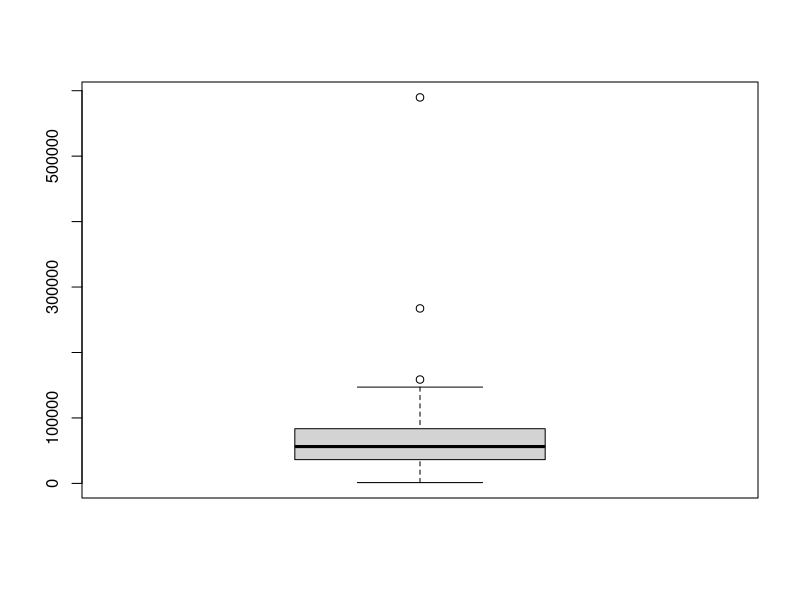
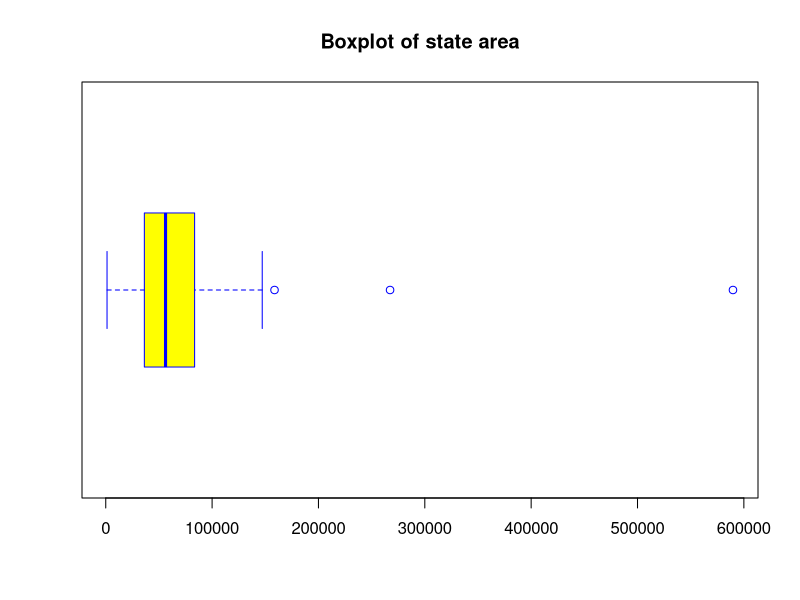
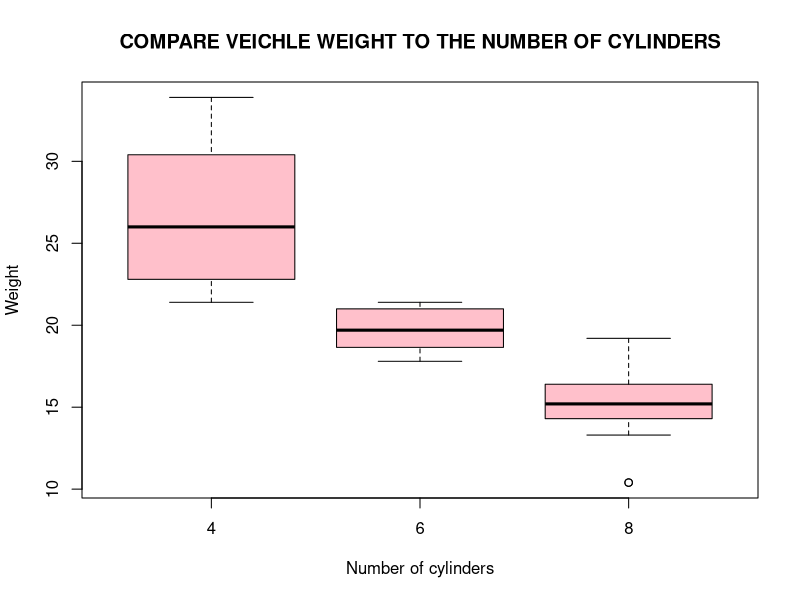
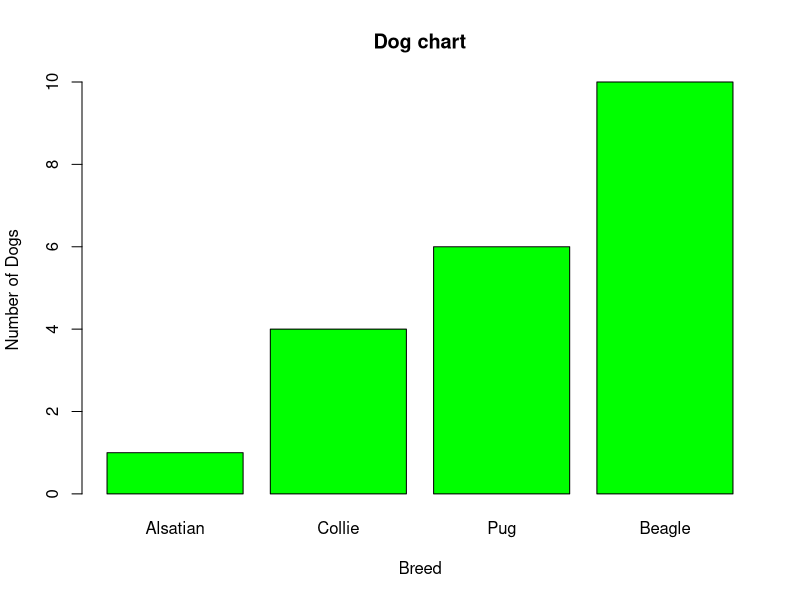
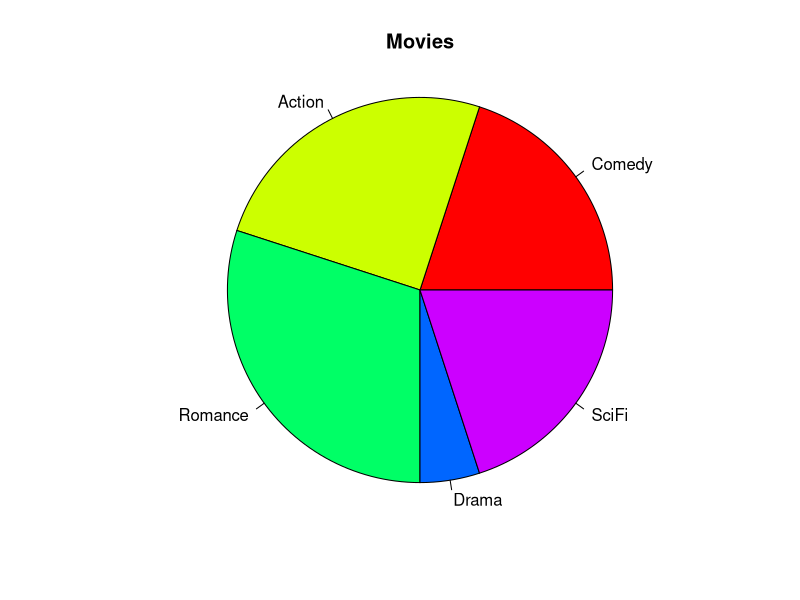

Generate these figures, in order, with R:
# Showing the summary of the data set
x <- c(1,2,3,4,5)
summary(x) # Returns the maximum, Q1, Q2, mean, Q3 and minimum

# A box plot is a graphical representation of summary()
# A box plot can be created in r

options(scipen = 999) # Turns off scientific notation
boxplot(state.area) # A box plot for state area will be shown

# Syntax can be used to improve the boxplot
boxplot(state.area, col = "Yellow", border = "Blue", 
        main = "Boxplot of state area", horizontal = TRUE)

# For boxplots with grouped data
# Use ~ to separate the dependent variable on the left to the independent
boxplot(mpg~cyl, data = mtcars,
        main = toupper("Compare veichle weight to the number of cylinders"),
        xlab = "Number of cylinders", ylab = "Weight", col = "Pink")
# For syntax:
# data is the relevant data being used
# main is the header with toupper() used to make the string uppercase
# xlab and ylab are the labels
# col is the color

dogs <- c(1,4,6,10)
breed_name <- c("Alsatian", "Collie", "Pug", "Beagle")
# Creating a bar graph
barplot(dogs, names.arg = breed_name, xlab = "Breed",
        ylab = "Number of Dogs", col = "GREEN",
        main = "Dog chart", border = "Black")
# For syntax:
# The first part is a vector or matrix containing points to be graphed
# The second part is the labels that are being compared(names.arg =)
# The rest change the visuals of the graph

x <- c(4,5,6,1,4)
labels <- c("Comedy", "Action", "Romance", "Drama", "SciFi")
# Creating a pie chart
pie(x, labels, radius = 1, main = "Movies",
    col = rainbow(length(x)), clockwise = FALSE)
# For syntax:
# x is a vector containing numeric values for the chart
# labels is the description for the slices
# radius is the radius of the circle
# col is the color palette with length x

# Creating a matrix(elements in the matrix must all be the same type)
y <- matrix(1:20, nrow = 5, ncol = 4, byrow = FALSE)
# For syntax:
# First argument is the vector that becomes the elements in the matrix
# Second argument is the number of rows
# Third argument is the number of columns
# Fourth argument decides if the vector is arranged by rows(TRUE) or columns(FALSE)
# A fifth argument called dimnames labels the rows and columns
# Using list(row_name, column_name) will add a label

# Slicing the matrix using index
y[,3] # Comma then number returns the column. In this case column 3.
y[3,] # Number then comman returns the row. In this case row 3.
y[1,3] # Returns the element in the first row and third column
y[2:4, 1:3] # Returns the elements in row 2,3,4 and column 1,2,3

# Finding the dimension of a matrix
dim(y) # Returns row then column

# Checking if a value is a matrix
is.matrix(y) # Returns boolean values

# Adding sums of each row and column onto the matrix
y <- addmargins(y) # The new object will still be considered a matrix

a <- c(1,2,4,5,6)
b <- c(3,2,4,1,9)
d <- c(7,5,5,6,4)
# Other ways to create matrix
c1 <- cbind(a,b,d) # Creates a matrix arranging the vector arguments in columns
c2 <- rbind(a,b,d) # Creates a matrix arranging the vector arguments in rows

# Removing rows or columns from a matrix
c1 <- subset(c1, select = -a) # Removes column a
c2 <- subset(c1, select = -a) # Removes row a
# select asks for what is being shown in the modified matrix
# Using '-' before a label keep everything but the -label in the new matrix

# Overwriting matrix elements
c1[1,] = 1:2 # Replaces the indexed elements with new values

v1 <- c(5, 9, 3)
v2 <- c(10, 11, 12, 13, 14, 15)
# Creating an array
result <- array(c(v1, v2), dim = c(3, 3, 2))
# For syntax:
# First argument is the vector data to fill in the array
# Second argument is the dimensions of the array. In this case two 3x3 matrix
# A Third argument exist that labels each dimension of array

aaa <- c(2, 3, 4, 6)
bbb <- c(5, 6, 10, 12, 45)
# Calculations using arrays
new.array <- array(c(aaa, bbb), dim = c(3,3,2))
result <- apply(new.array, 1, sum) # Returns the sum of the collection of each row
# For syntax:
# First argument is the array being calculated
# Second argument is where the function will be applied
# 1 = row, 2 = column, c(1,2) indicates rows and columns
# Third argument is the function of calculation




